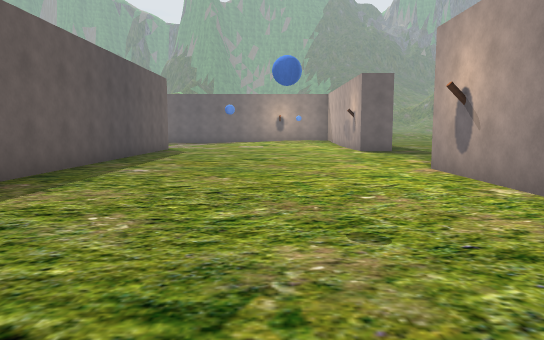
[1] (above)

24 first-person views from a walk through a 3-D level made in the Unity game engine. The camera is 1.4 m above the floor, tilts 6° down and sees 70° across. The floor is counted in squares, 2 m on a side. Each view is taken from the middle of a square. On the plan, view 1 faces up. The plan holds only what a view shows up to about 11 squares ahead; the rest is blank. The place goes on beyond the plan. The player is left out. Some surface patterns are stand-ins.

[2]
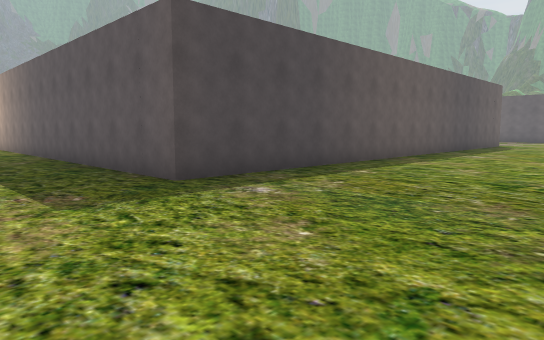

[3]
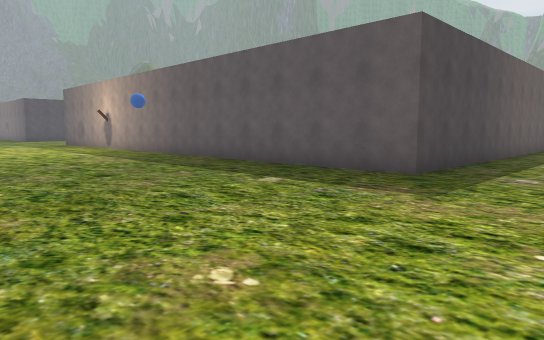

[4]
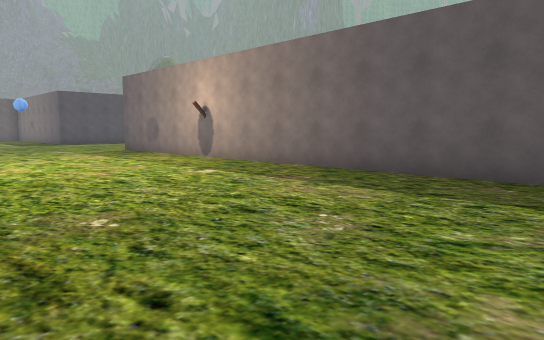

[5]
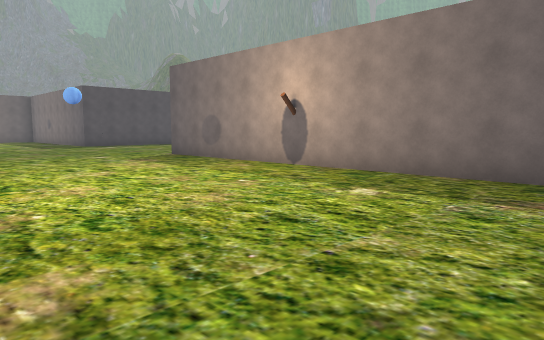

[6]
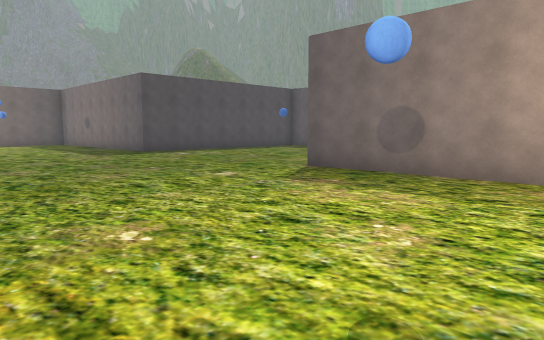

[7]
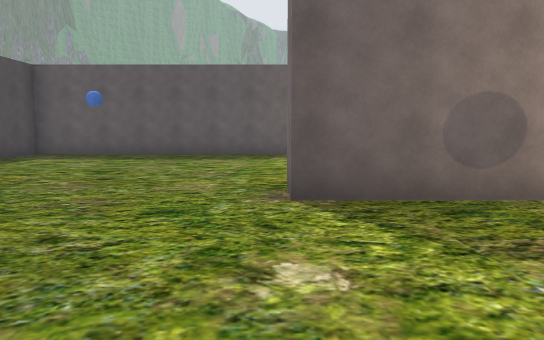

[8]
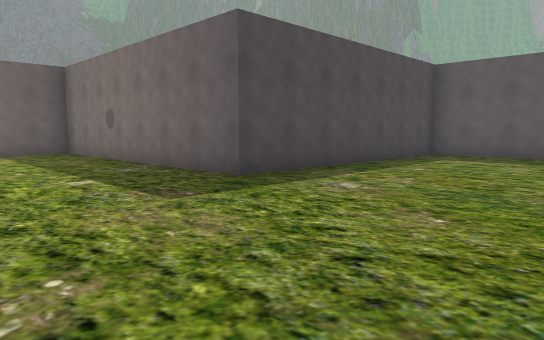

[9]
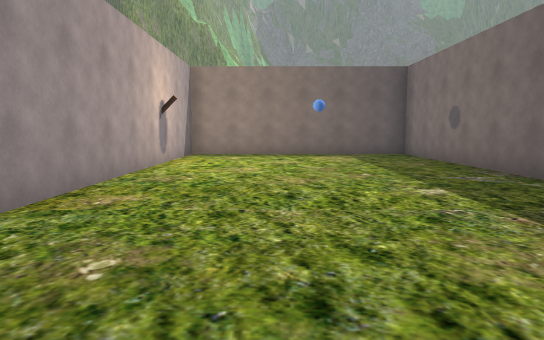

[10]
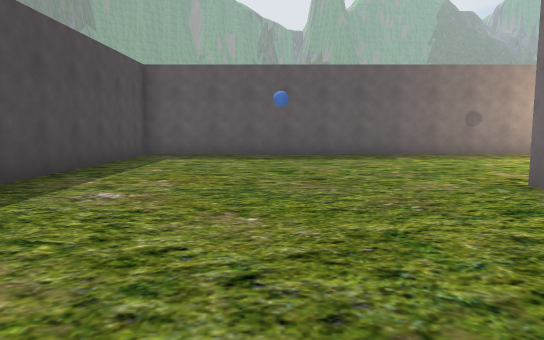

[11]
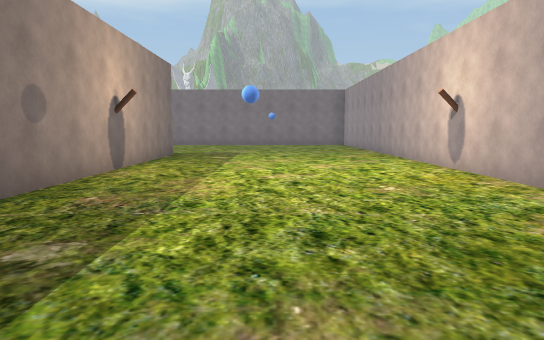

[12]
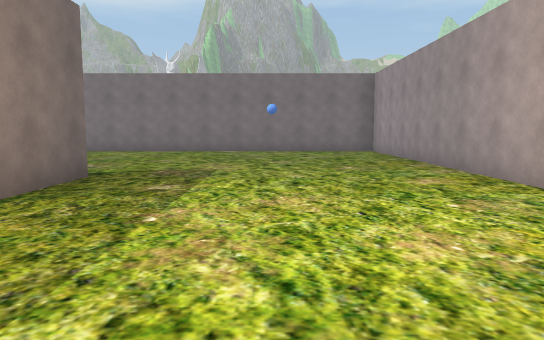

[13]
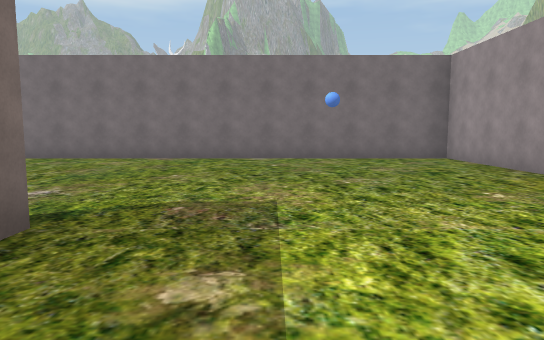

[14]
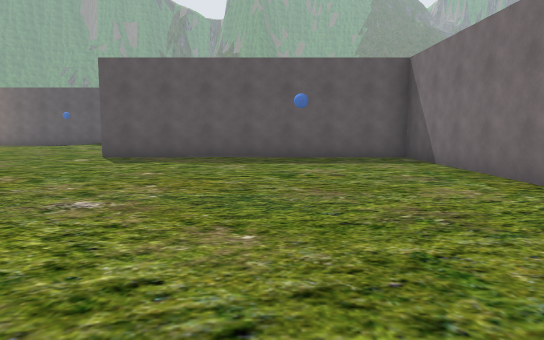

[15]
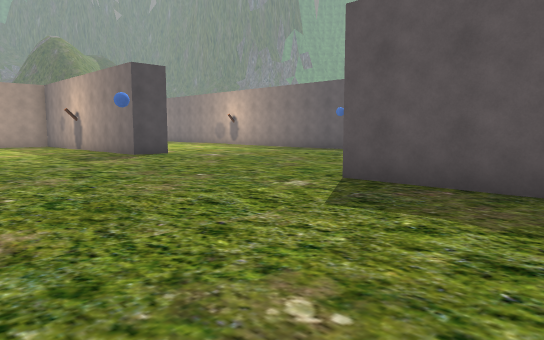

[16]
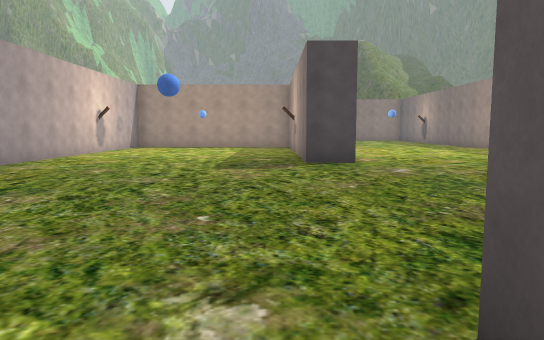

[17]
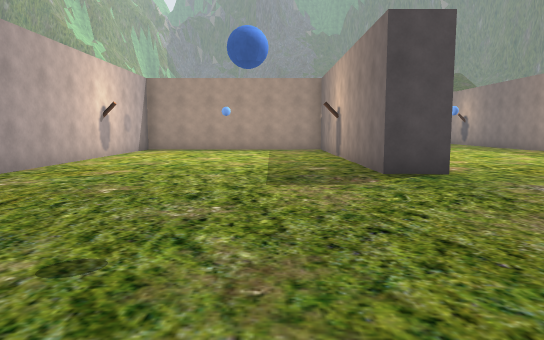

[18]
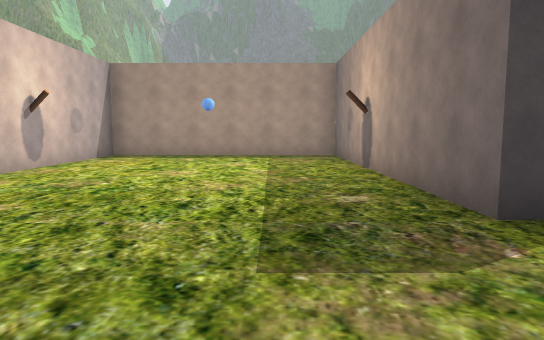

[19]
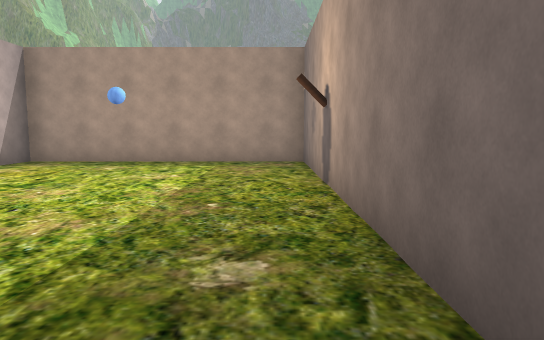

[20]
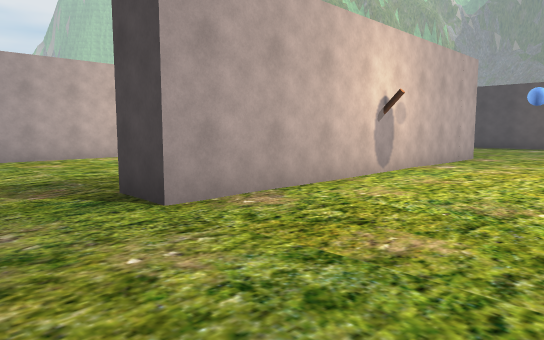

[21]
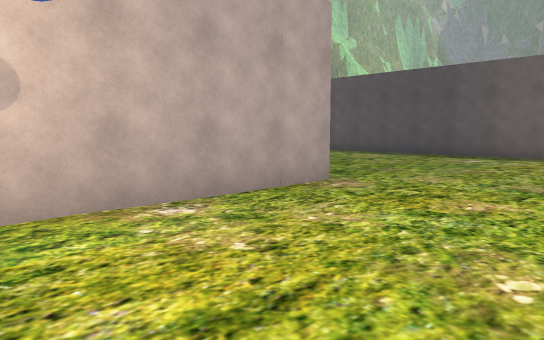

[22]
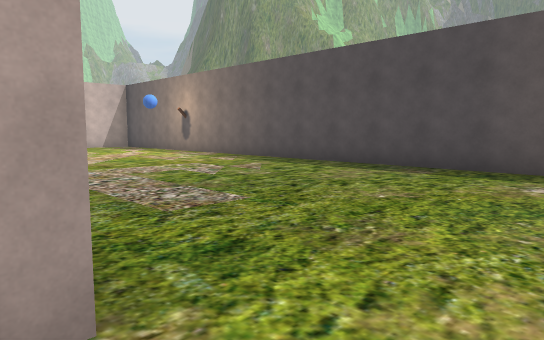

[23]
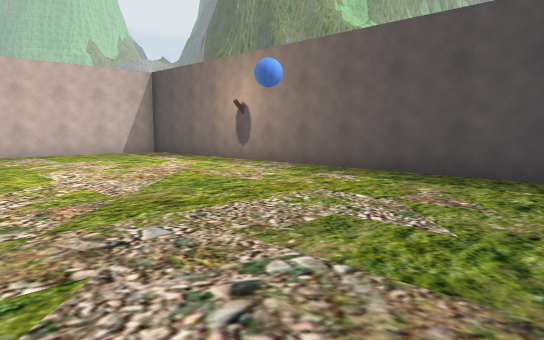

[24]
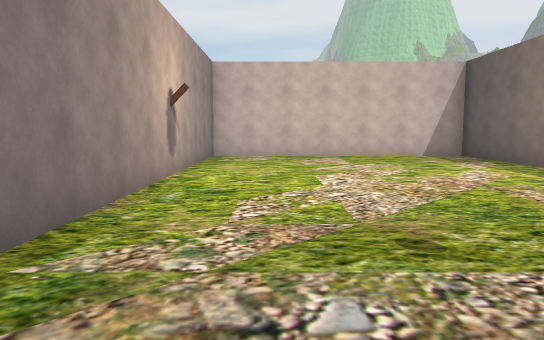

### Floor plan
Points are (right, up) in squares from view 1. A wall is a line through its corners. A room is listed if a view was taken in it or the views show most of it. See-through windows are left out.
Room 1 (views 1, 2, 3, 4, 5, 6, 7, 8, 9, 10, 11, 12, 13, 14, 15, 16, 17, 18, 19, 20, 21, 22, 23, 24)
walls: (-11.2, 5.7) (-26.5, 5.7) (-26.5, -1.2) (-34, -1.2) (-34, -7.3) (-26.1, -7.3); (-17.5, -0.2) (-4.6, -0.2) (-4.6, 12.7) (-12.2, 12.7); (-3.6, 11.1) (-3.6, -1.2) (-19.8, -1.2) (-19.8, -0.1); (-27.5, 13.7) (-18.9, 13.7) (-18.9, 12.7) (-26.5, 12.7) (-26.5, 6.7) (-18.5, 6.7); (2.8, 4) (2.8, 7); (-34, 15.1) (-34, -0.2) (-27.5, -0.2) (-27.5, 7.9)

Positions as (right, up) in squares from view 1, and headings:
1: (0, 0), facing up
2: (1, -4), facing up-left
3: (-1, -7), facing up-left
4: (-7, -7), facing up-left
5: (-10, -7), facing up-left
6: (-15, -7), facing up-left
7: (-20, -5), facing up
8: (-22, -5), facing up-left
9: (-23, -5), facing left
10: (-23, -5), facing up
11: (-22, 3), facing right
12: (-17, 3), facing right
13: (-14, 4), facing right
14: (-8, 3), facing up
15: (-9, 8), facing up-left
16: (-11, 12), facing left
17: (-13, 11), facing left
18: (-16, 11), facing left
19: (-18, 12), facing left
20: (-17, 17), facing down-left
21: (-23, 17), facing down-left
22: (-27, 15), facing down-left
23: (-28, 11), facing down-left
24: (-29, 10), facing down
